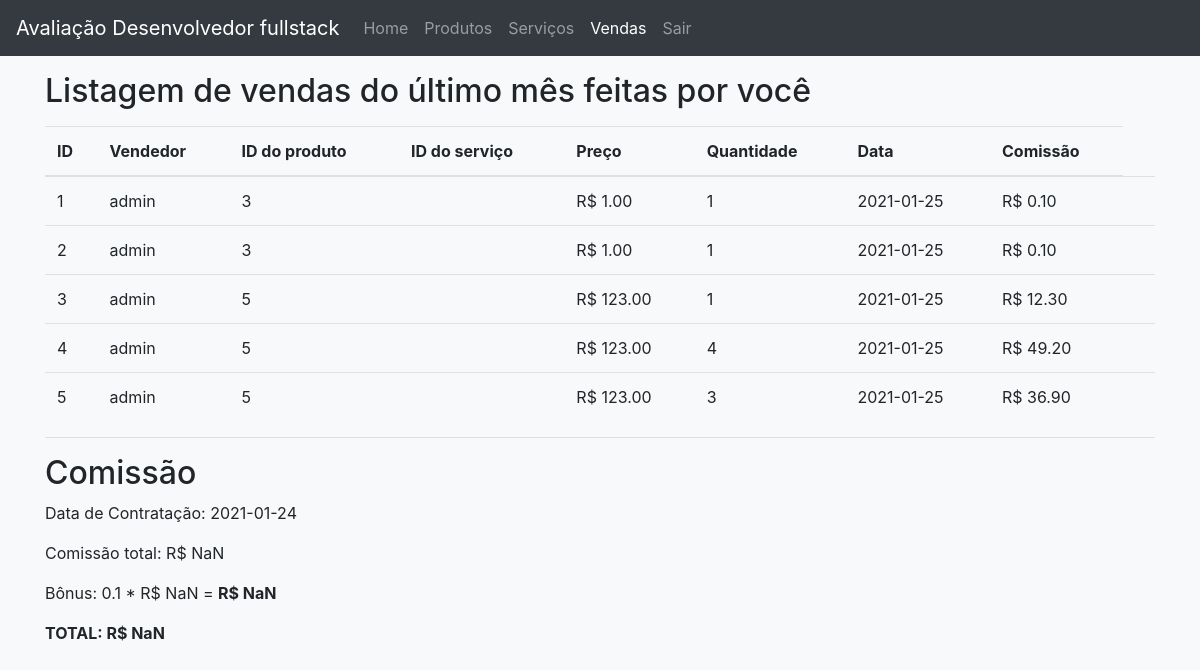
Screenshot of /app/View/vendas.php (signed in) with the database file from the repository.
### tables this page shows
CREATE TABLE `venda` (
  `id` int NOT NULL AUTO_INCREMENT,
  `produtoId` int DEFAULT NULL,
  `servicoId` int DEFAULT NULL,
  `quantidade` int DEFAULT NULL,
  `preco` float DEFAULT NULL,
  `data` date DEFAULT NULL,
  `vendedor` varchar(10) NOT NULL,
  PRIMARY KEY (`id`)
);

CREATE TABLE `vendedor` (
  `nome` varchar(20) NOT NULL,
  `usuario` varchar(10) NOT NULL,
  `senha` varchar(10) NOT NULL,
  `dataInicio` date NOT NULL,
  `id` int NOT NULL AUTO_INCREMENT,
  PRIMARY KEY (`id`),
  UNIQUE KEY `usuario_UNIQUE` (`usuario`)
);

### app/View/vendas.php (called while the page is built, shortened)
<?php
$page = "vendas";
include __DIR__ . '/includes/header.php';
$vendas = Venda::getVendas($_SESSION['login']);
$vendedor = \App\Model\Vendedor::getVendedor($_SESSION['login']);
include __DIR__ . '/includes/listagemvendas.php';
include __DIR__ . '/includes/footer.php';

### app/Control/Database.php (called while the page is built, shortened)
<?php
class Database{
    private $table;
    private $connection;
    public function __construct($table = null){
        $this->table = $table;
    }
    private function setConnection(){
        try{
            $this->connection = new PDO('mysql:host='.self::HOST.';dbname='.self::NAME,self::USER,self::PASS);
            $this->connection->setAttribute(PDO::ATTR_ERRMODE,PDO::ERRMODE_EXCEPTION);
        }catch(PDOException $e){
            die('ERROR: '.$e->getMessage());
        }
    }
    public function execute($query,$params = []){
        try{
            $statement = $this->connection->prepare($query);
            $statement->execute($params);
            return $statement;
        }catch(PDOException $e){
            die('ERROR: '.$e->getMessage());
        }
    }
    public function select($where = null, $order = null, $limit = null, $fields = '*'){
        $where = strlen($where) ? 'WHERE '.$where : '';
        $order = strlen($order) ? 'ORDER BY '.$order : '';
        $limit = strlen($limit) ? 'LIMIT '.$limit : '';
        $query = 'SELECT '.$fields.' FROM '.$this->table.' '.$where.' '.$order.' '.$limit;
        return $this->execute($query);
    }
}

### app/Model/Venda.php (called while the page is built, shortened)
<?php
class Venda{
    public $produtoId;
    public $quantidade;
    public $preco;
    public function getComissao(){
        if ($this->produtoId != null){
            return $this->quantidade * $this->preco / 10;
        }else {
            return $this->quantidade * $this->preco / 4;
        }
    }
    public static function getVendas($vendedor){
        return (new Database('venda'))->select('vendedor = "'.$vendedor.'" and data > (NOW() - INTERVAL 1 MONTH)')
            ->fetchAll(PDO::FETCH_CLASS,self::class);
    }
} ?>

### app/Model/Vendedor.php (called while the page is built, shortened)
<?php
include('../Control/Conexao.class.php');
class Vendedor{
    public static function getVendedor($usuario){
        return (new Database('vendedor'))->select('usuario = "'.$usuario.'"')
            ->fetchObject(self::class);
    }
    public function getBonus($data, $size){
        if ($size >= 5){
        $date = strtotime($data);
        $now = strtotime(date('Y\m\d'));
        $diff = abs($now - $date);
        if (floor($diff / (365*60*60*24)) > 10)
            return 10/100;
        else if (floor($diff / (365*60*60*24)) > 5)
            return 6/100;
        else
            return 3/100;
        }
        else
            return 0;
    }
} ?>

### app/Control/Conexao.class.php (called while the page is built, shortened)
<?php
class Conexao {
    private $usuario = 'root';
    private $senha = 'admin';
    private $caminho = '127.0.0.1';
    private $banco = 'eyecare';
    private $con;
    public function __construct() {
        $this->con = mysqli_connect($this->caminho, $this->usuario, $this->senha) or die("Conexão com o banco de dados falhou!" . mysqli_error($this->con));
        mysqli_select_db($this->con, $this->banco) or die("Conexão com o banco de dados falhou!" . mysqli_error($this->con));
    }
}

### app/View/includes/listagemVendas.php (the view, shortened to what this page needs)
<?php
$resultados = '';
foreach($vendas as $venda) {
    $resultados .= '<tr>
                      <td>' . $venda->id . '</td>
                      <td>' . $venda->vendedor . '</td>
                      <td>' . $venda->produtoId . '</td>
                      <td>' . $venda->servicoId . '</td>
                      <td>R$ '  . number_format((float)$venda->preco, 2, '.', '') .' </td>
                      <td>' . $venda->quantidade . '</td>
                      <td>' . $venda->data . '</td>' .              '
                                            <span class="d-none total">R$ '  . number_format((float)$venda->getTotal(), 2, '.', '') .'</span>' .'
                      <td><span class="comission">R$ '  . number_format((float)$venda->getComissao(), 2, '.', '') .'</span></td>' .
        ' <td>
    </td>
                    </tr>';
}
$resultados = strlen($resultados) ? $resultados : '<tr>
                                                       <td colspan="6" class="text-center">
                                                              Nenhuma venda encontrada
                                                       </td>
                                                    </tr>';
?>
<main>
    <section>
    <h2>Listagem de vendas do último mês feitas por você</h2>
        <table class="table bg-light mt-3">
            <thead>
            <tr>
                <th>ID</th>
                <th>Vendedor</th>
                <th>ID do produto</th>
                <th>ID do serviço</th>
                <th>Preço</th>
                <th>Quantidade</th>
                <th>Data</th>
                <th>Comissão</th>
            </tr>
            </thead>
            <tbody>
            <?=$resultados?>
            </tbody>
        </table>
        <hr>
        <h2>Comissão</h2>
        <p>Data de Contratação: <?php echo $vendedor->dataInicio; ?> </p>
        <p>Comissão total: <span class="totalcomission"></span></p>
        <p>Bônus: <span class="bonus"><?php echo $vendedor->getBonus($vendedor->dataInicio, sizeof($vendas)); ?></span> *  <span class="totalsell"></span> =  <b><span class="totalbonus"></span></b></p>
        <p><b>TOTAL: <span class="totaltotal"></span></b></p>
    </section>
</main>

### app/View/includes/header.php (shortened to what this page needs)
<!doctype html>
<html lang="en">
<head>
    <link rel="stylesheet" href="https://stackpath.bootstrapcdn.com/bootstrap/4.5.2/css/bootstrap.min.css">
</head>
<body class="bg-light">
<nav class="navbar bg-dark navbar-dark navbar-expand-lg navbar-light bg-light mb-3">
    <a class="navbar-brand" href="#">Avaliação Desenvolvedor fullstack</a>
    <div class="collapse navbar-collapse" id="navbarSupportedContent">
        <ul class="navbar-nav mr-auto">
            <li class="nav-item <?php if($page=="home") { ?>  active   <?php   }  ?>">
                <a class="nav-link" href="home.php">Home <span class="sr-only">(current)</span></a>
            </li>
            <li class="nav-item<?php if($page=="produtos") { ?>  active   <?php   }  ?>">
                <a class="nav-link" href="produtos.php">Produtos</a>
            </li>
            <li class="nav-item<?php if($page=="servicos") { ?>  active   <?php   }  ?>">
                <a class="nav-link" href="servicos.php">Serviços</a>
            </li>
            <li class="nav-item<?php if($page=="vendas") { ?>  active   <?php   }  ?>">
                <a class="nav-link" href="vendas.php">Vendas</a>
            </li>
            <li class="nav-item">
                <a class="nav-link" href="logout.php">Sair</a>
            </li>
        </ul>
    </div>
</nav>
<div class="container">

### app/View/includes/footer.php (shortened to what this page needs)
</div>
</body>
</html>

### rows the page displays
venda: id "1", vendedor "admin", produtoId "3", preco "1.00", quantidade "1", data "2021-01-25", $venda->getComissao() "0.10"
venda: id "2", vendedor "admin", produtoId "3", preco "1.00", quantidade "1", data "2021-01-25", $venda->getComissao() "0.10"
venda: id "3", vendedor "admin", produtoId "5", preco "123.00", quantidade "1", data "2021-01-25", $venda->getComissao() "12.30"
venda: id "4", vendedor "admin", produtoId "5", preco "123.00", quantidade "4", data "2021-01-25", $venda->getComissao() "49.20"
venda: id "5", vendedor "admin", produtoId "5", preco "123.00", quantidade "3", data "2021-01-25", $venda->getComissao() "36.90"
vendedor: dataInicio "2021-01-24", dataInicio "0.1"
